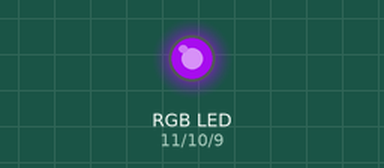
This sketch was run on a simulated Arduino Uno, built with avr-gcc and run on an emulated ATmega328P. Shown: an RGB LED mixed from three pins (HIGH = lit).

Above: at 0.1 s.
Timing chart, 0 to 1.6 s (numbered marks = the images above):
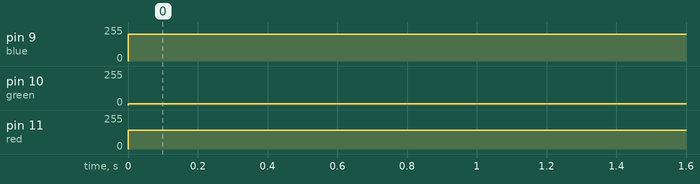

Measured:
- by itself, pin 9 (blue): 0/255 → 200/255 at 0.00 s
- by itself, pin 10 (green): 0/255 → 10/255 at 0.00 s
- by itself, pin 11 (red): 0/255 → 140/255 at 0.00 s

The sketch:

10.RGBcolourspectrum.ino
```cpp
int blue = 9;
int green = 10;
int red = 11;
void setup() {
  // put your setup code here, to run once:
pinMode(blue, OUTPUT);
pinMode(green, OUTPUT);
pinMode(red, OUTPUT);

}

void loop() {
  // put your main code here, to run repeatedly:
analogWrite(blue, 200);
analogWrite(green, 10);
analogWrite(red, 140);
}
```
